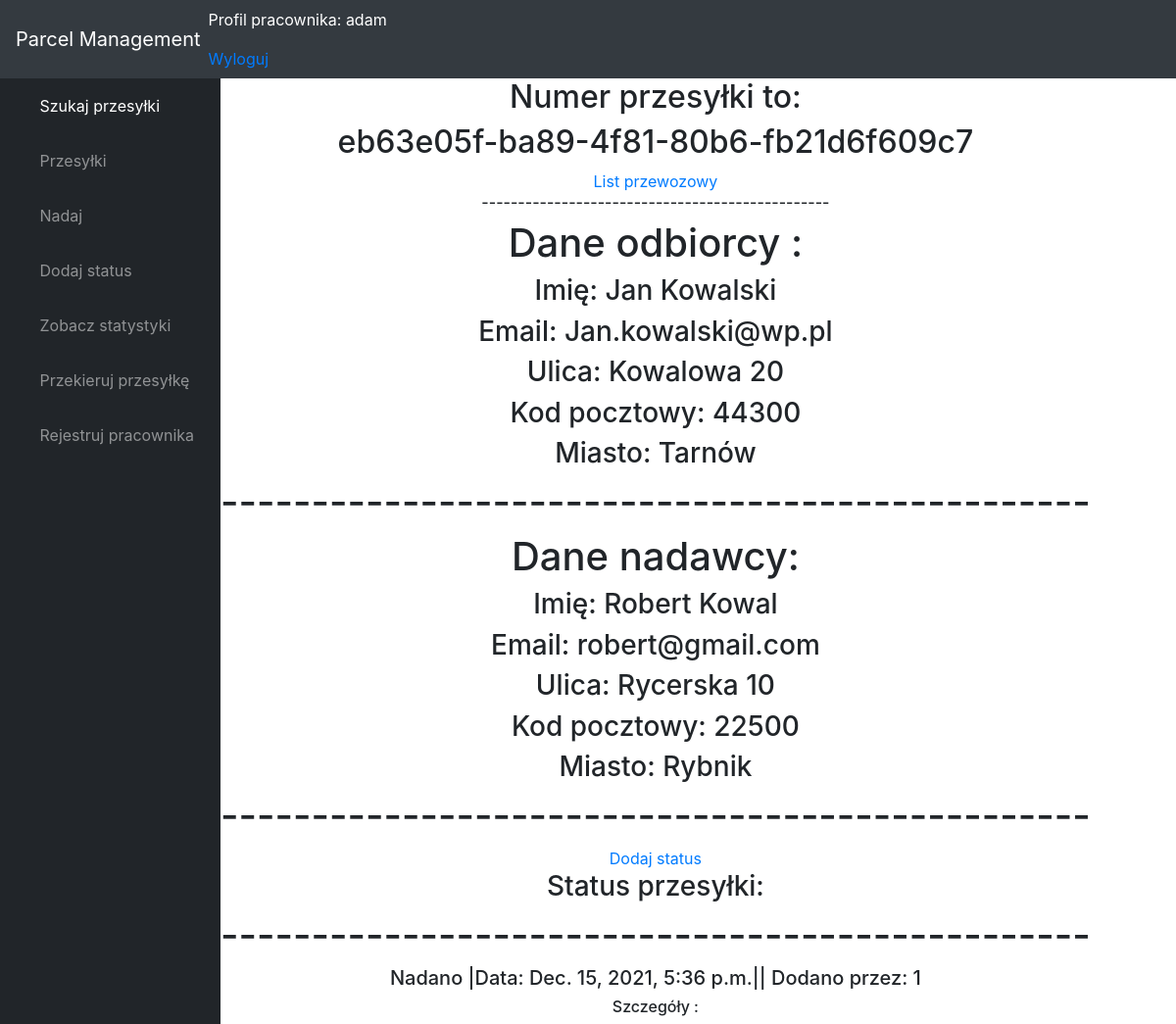
The page /nadano/eb63e05fba894f8180b6fb21d6f609c7/180/ (signed in) on the database its author committed.
### parcelmanagement/models.py (models this page shows, shortened)
class Parcel(models.Model):
    CATEGORY = (
        ("Niestandardowa" , "Niestandardowa"),
        ("Standardowa" , "Standardowa"),
        )
    parcelnumber = models.UUIDField(default = uuid.uuid4,unique = True,editable=False)
    price = models.FloatField(null = True)
    product = models.CharField(max_length=200,null=True,choices=CATEGORY)
    Sender = models.ForeignKey(Customer,on_delete=models.PROTECT,related_name='sender')
    Receiver = models.ForeignKey(Customer,on_delete = models.PROTECT,related_name='receiver')
    description = models.CharField(max_length=300,null=True)
    created = models.DateTimeField(auto_now_add=True)
    class Meta:
        ordering = ('-created',)

class Customer(models.Model):
    name = models.CharField(max_length=200)
    phone = models.CharField(max_length=11)
    EmailAdress = models.EmailField(blank = True)
    Street = models.CharField(max_length = 30)
    PostalCode = models.BigIntegerField()
    City = models.CharField(max_length=100)

class ParcelStatus(models.Model):
    STATUS_CHOICE = (("01 : Nadano","01 : Nadano"),
                     ("02 : W drodze","02 : W drodze"),
                     ("03 : Uszkodzona","03 : Uszkodzona"),
                     ("04 : Zniszczona całkowicie","04 : Zniszczona całkowicie"),
                     ("05 : Dostarczona","05 : Dostarczona"),
                     ("06 : Błąd adresu","06 : Błąd adresu"),
                     ("07 : Pozostawiona w magazynie","07 : Pozostawiona w magazynie"),
                     ("08 : W trakcie wyjaśniania","08 : W trakcie wyjaśniania",),
                     ("09 : Przekierowana","09 : Przekierowana", ),)
    status_c = models.CharField(max_length=300,choices=STATUS_CHOICE)
    status_details = models.CharField(max_length=200, blank=True)
    dateStatus = models.DateTimeField(auto_now_add=True)
    added = models.CharField(max_length=100)
    parcel_number = models.ForeignKey('Parcel', on_delete=models.CASCADE)
    class Meta:
        ordering = ( '-dateStatus','parcel_number')

### parcelmanagement/views.py (the view)
# urls.py: path('nadano/<str:number>/<int:pk>/',views.udaneNadanie,name = 'udaneNadanie'),
@login_required(login_url='login')
def udaneNadanie(request,number,pk):
    parcel1  = get_object_or_404(Parcel, pk = pk,
                               parcelnumber=number)
    statusy = ParcelStatus.objects.all().filter(parcel_number=parcel1.id)
    return render(request, 'udaneNadanie.html', {'parcel1': parcel1,'statusy':statusy}, )

### parcelmanagement/templatetags/auth_extras.py (called while the page is built)
@register.filter(name='has_group')
def has_group(user, group_name):
    group = Group.objects.get(name=group_name)
    return True if group in user.groups.all() else False

### templates/udaneNadanie.html (shortened to what this page needs)
{% extends 'index.html' %}
{% load static %}
{% block content %}
    <center>
<h2> Numer przesyłki to:</h2>
        <h2>{{ parcel1.parcelnumber }}</h2>
 <a href = "{% url 'list' pk=parcel1.id  %}">List przewozowy</a>
        <h6> ------------------------------------------------</h6>
        <h1> Dane odbiorcy :</h1>
    <h3>Imię: {{ parcel1.Receiver.name }}</h3>
    <h3>Email: {{ parcel1.Receiver.EmailAdress }}</h3>
    <h3>Ulica: {{ parcel1.Receiver.Street }}</h3>
    <h3>Kod pocztowy: {{ parcel1.Receiver.PostalCode }}</h3>
    <h3>Miasto: {{ parcel1.Receiver.City }}</h3>
<h1>------------------------------------------------</h1>
            <h1> Dane nadawcy:</h1>
    <h3>Imię: {{ parcel1.Sender.name }}</h3>
    <h3>Email: {{ parcel1.Sender.EmailAdress }}</h3>
    <h3>Ulica: {{ parcel1.Sender.Street }}</h3>
    <h3>Kod pocztowy: {{ parcel1.Sender.PostalCode }}</h3>
    <h3>Miasto: {{ parcel1.Sender.City }}</h3>
    <h1>------------------------------------------------</h1>
    <a href = "{% url 'dodajstatus' pk=parcel1.id number=parcel1.parcelnumber %}">Dodaj status</a>
    <h3>Status przesyłki:</h3>
        {% for status in statusy %}
            <h1>------------------------------------------------</h1>
    <h5>{{ status.status_c }} |Data:    {{ status.dateStatus }}|| Dodano przez: {{ status.added }}</h5>
            <h6>Szczegóły : {{ status.status_details }}</h6>
    {% endfor %}
  </center>
{% endblock %}

### templates/index.html (shortened to what this page needs)
<!DOCTYPE html>
<html lang="en"></html>
{% load static %}
{% load auth_extras %}
<head>
  <link href="{% static 'vendor/fontawesome-free/css/all.min.css' %}" rel="stylesheet" type="text/css">
  <link href="{% static 'vendor/datatables/dataTables.bootstrap4.css' %}" rel="stylesheet">
  <link href="{% static 'css/sb-admin.css' %}" rel="stylesheet">
</head>
<body id="page-top">
  <nav class="navbar navbar-expand navbar-dark bg-dark static-top">
    <a class="navbar-brand mr-1" href="{% url 'home' %}">Parcel Management</a>
    <ul class="navbar-nav ml-auto ml-md-0">
      <li class="nav-item dropdown no-arrow mx-1">
        <span class="hello-msg"><p style ='color:#ffffff'> Profil pracownika: {{request.user}}
        </span></p>
          <span><a href={% url 'logout' %} data-toggle="modal" >Wyloguj</a></span>
      </li>
    </ul>
  </nav>
  <div id="wrapper">
    <ul class="sidebar navbar-nav">
      <li class="nav-item active">
        <a class="nav-link" href="{% url 'search' %}">
          <i class="fas fa-fw fa-tachometer-alt"></i>
          <span>Szukaj przesyłki</span>
        </a>
      </li>
      <li class="nav-item">
        <a class="nav-link" href="{% url 'test_response' %}">
          <i class="fas fa-fw fa-chart-area"></i>
          <span>Przesyłki</span></a>
      </li>
      <li class="nav-item">
        <a class="nav-link" href="{% url 'dodaj' %}">
          <i class="fas fa-fw fa-table"></i>
          <span>Nadaj</span></a>
      </li>
              <li class="nav-item">
        <a class="nav-link" href="{% url 'dodaj_status' %}">
          <i class="fas fa-fw fa-table"></i>
          <span>Dodaj status</span></a>
      </li>
              <li class="nav-item">
        <a class="nav-link" href="{% url 'statystyki' %}">
          <i class="fas fa-fw fa-table"></i>
          <span>Zobacz statystyki</span></a>
      </li>
                      <li class="nav-item">
        <a class="nav-link" href="{% url 'przekieruj' %}">
          <i class="fas fa-fw fa-table"></i>
          <span>Przekieruj przesyłkę</span></a>
      </li>
{% if request.user|has_group:"admin" %}
                      <li class="nav-item">
        <a class="nav-link" href="{% url 'registerpage' %}">
          <i class="fas fa-fw fa-table"></i>
          <span>Rejestruj pracownika</span></a>
      </li>
        {% endif %}
    </ul>
{% block content %}{% endblock %}
</body>
</html>

### rows shown on the page
Parcel: parcelnumber "eb63e05f-ba89-4f81-80b6-fb21d6f609c7", Receiver.name "Jan Kowalski", Receiver.EmailAdress "Jan.kowalski@wp.pl", Receiver.Street "Kowalowa 20", Receiver.PostalCode "44300", Receiver.City "Tarnów", Sender.name "Robert Kowal", Sender.EmailAdress "robert@gmail.com", Sender.Street "Rycerska 10", Sender.PostalCode "22500", Sender.City "Rybnik"
ParcelStatus: status_c "Nadano", dateStatus "Dec. 15, 2021, 5:36 p.m.", added "1"

### other values the page prints
{{ request.user }} "adam"
